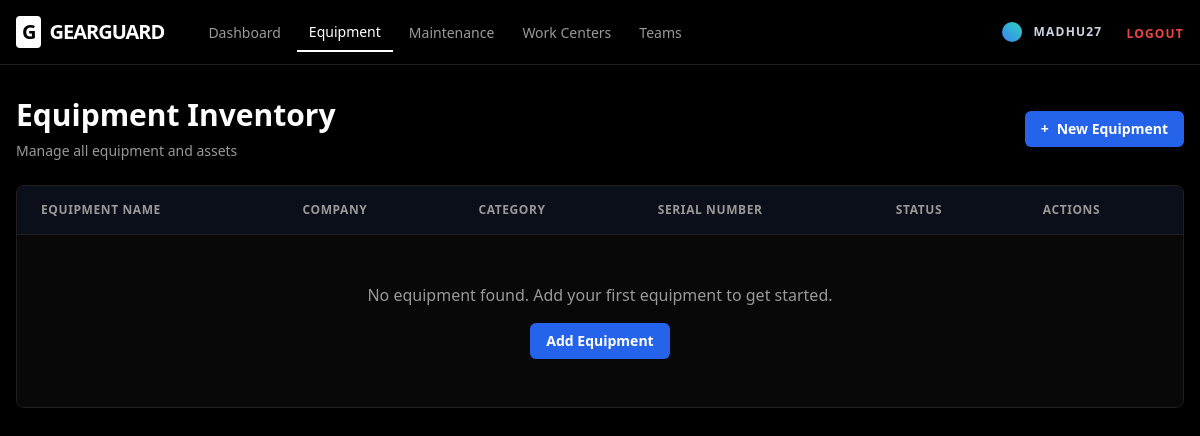
The app's page /equipment/ (signed in), older data.
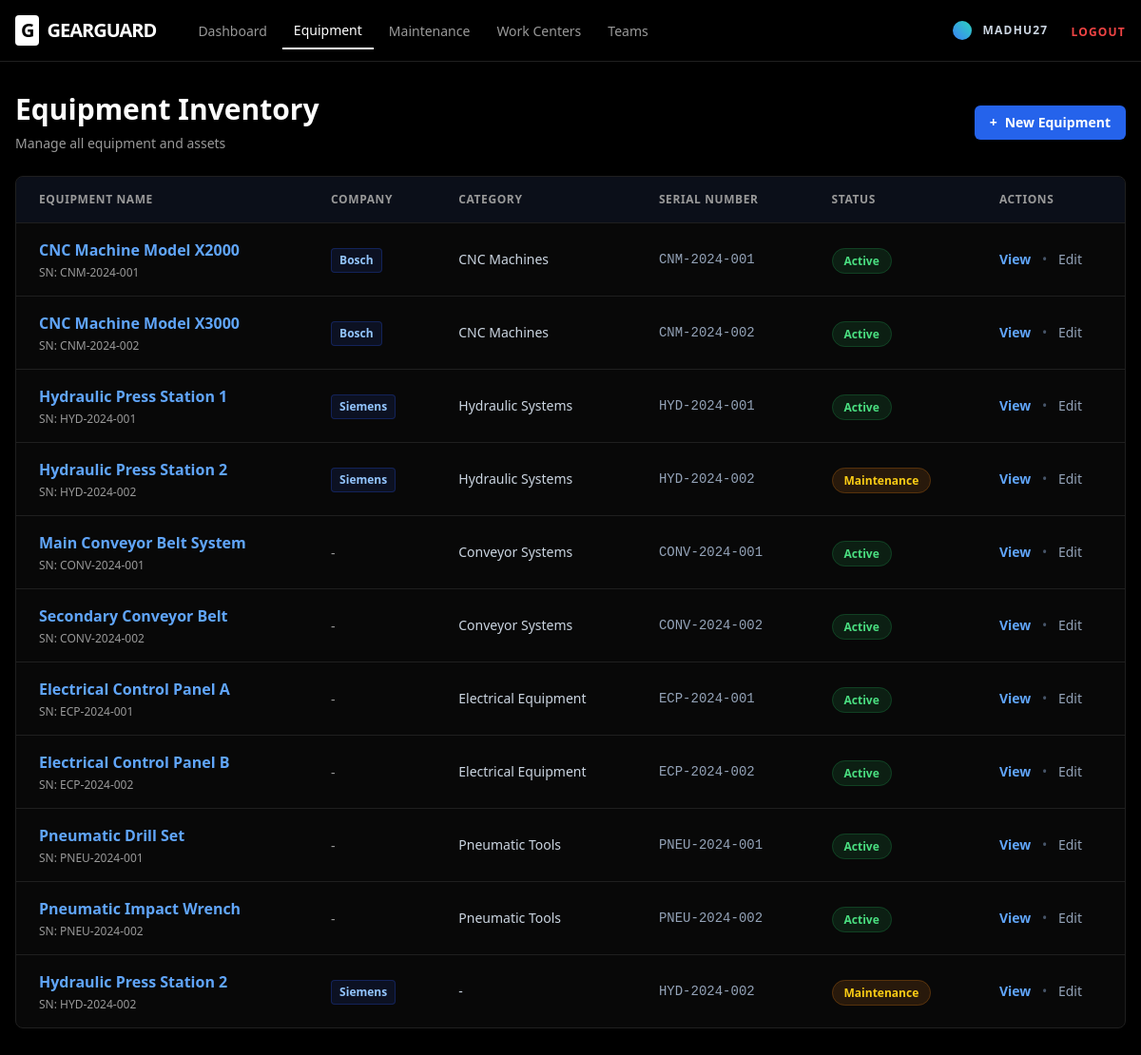
The same page, newer data.
### equipment/models.py (models this page shows, shortened)
class Equipment(models.Model):
    name = models.CharField(max_length=200)
    category = models.ForeignKey(EquipmentCategory, on_delete=models.SET_NULL, null=True, blank=True)
    serial_number = models.CharField(max_length=200, blank=True)
    description = models.TextField(blank=True)
    company = models.CharField(max_length=200, blank=True, null=True)
    employee = models.ForeignKey(User, related_name='used_equipment', on_delete=models.SET_NULL, null=True, blank=True)
    maintenance_team = models.ForeignKey('teams.Team', on_delete=models.SET_NULL, null=True, blank=True)
    work_center = models.ForeignKey('teams.WorkCenter', on_delete=models.SET_NULL, null=True, blank=True)
    assigned_date = models.DateField(null=True, blank=True)
    scrap_date = models.DateField(null=True, blank=True)
    created_at = models.DateTimeField(auto_now_add=True)
    STATUS_CHOICES = [
        ('active', 'Active'),
        ('under_maintenance', 'Under Maintenance'),
        ('scrapped', 'Scrapped'),
    ]
    status = models.CharField(max_length=20, choices=STATUS_CHOICES, default='active')

class EquipmentCategory(models.Model):
    name = models.CharField(max_length=100)
    responsible = models.ForeignKey(User, on_delete=models.SET_NULL, null=True)
    class Meta:
        verbose_name_plural = "Equipment Categories"

### equipment/views.py (the view)
# urls.py: path('', views.equipment_list, name='equipment_list'),
@login_required
def equipment_list(request):
	items = Equipment.objects.all()
	return render(request, 'equipment/list.html', {'equipment_list': items})

### templates/equipment/list.html (shortened to what the changed rows need)
{% extends "base.html" %}
{% block content %}
<div class="mb-8">
  <div class="flex justify-between items-center mb-6">
    <div>
      <h1 class="text-3xl font-bold text-white mb-2">Equipment Inventory</h1>
    </div>
  </div>
  <div class="bg-card border border-border rounded-lg overflow-hidden">
    <table class="w-full text-left">
      <thead class="bg-slate-900/50 border-b border-border sticky top-0">
        <tr>
          <th class="px-6 py-4 text-xs font-bold uppercase text-muted-foreground tracking-wider">Equipment Name</th>
          <th class="px-6 py-4 text-xs font-bold uppercase text-muted-foreground tracking-wider">Company</th>
          <th class="px-6 py-4 text-xs font-bold uppercase text-muted-foreground tracking-wider">Category</th>
          <th class="px-6 py-4 text-xs font-bold uppercase text-muted-foreground tracking-wider">Serial Number</th>
          <th class="px-6 py-4 text-xs font-bold uppercase text-muted-foreground tracking-wider">Status</th>
          <th class="px-6 py-4 text-xs font-bold uppercase text-muted-foreground tracking-wider">Actions</th>
        </tr>
      </thead>
      <tbody class="divide-y divide-border">
        {% for eq in equipment_list %}
        <tr class="hover:bg-slate-900/30 transition-colors group">
          <td class="px-6 py-4">
            <a href="{% url 'equipment:equipment_detail' eq.pk %}"
              class="font-semibold text-blue-400 hover:text-blue-300 transition-colors">
              {{ eq.name }}
            </a>
            {% if eq.serial_number %}
            <div class="text-xs text-muted-foreground mt-1">SN: {{ eq.serial_number }}</div>
            {% endif %}
          </td>
          <td class="px-6 py-4">
            {% if eq.company %}
            <span
              class="inline-block px-2 py-1 bg-blue-900/20 text-blue-300 text-xs font-semibold rounded border border-blue-800/40">
              {{ eq.company }}
            </span>
            {% else %}
            <span class="text-muted-foreground text-sm">-</span>
            {% endif %}
          </td>
          <td class="px-6 py-4 text-sm text-slate-300">
            {{ eq.category.name|default:"-" }}
          </td>
          <td class="px-6 py-4 text-sm font-mono text-slate-400">
            {{ eq.serial_number|default:"-" }}
          </td>
          <td class="px-6 py-4">
            {% if eq.status == 'active' %}
            <span
              class="px-3 py-1 rounded-full text-xs font-bold bg-green-900/30 text-green-400 border border-green-800/50">
              Active
            </span>
            {% elif eq.status == 'under_maintenance' %}
            <span
              class="px-3 py-1 rounded-full text-xs font-bold bg-yellow-900/30 text-yellow-400 border border-yellow-800/50">
              Maintenance
            </span>
            {% else %}
            <span class="px-3 py-1 rounded-full text-xs font-bold bg-red-900/30 text-red-400 border border-red-800/50">
              Scrapped
            </span>
            {% endif %}
          </td>
          <td class="px-6 py-4 text-sm">
            <a href="{% url 'equipment:equipment_detail' eq.pk %}"
              class="text-blue-400 hover:text-blue-300 font-semibold transition-colors">View</a>
            <span class="text-slate-600 mx-2">•</span>
            <a href="{% url 'equipment:equipment_edit' eq.pk %}"
              class="text-slate-400 hover:text-slate-300 transition-colors">Edit</a>
          </td>
        </tr>
        {% empty %}
        <tr>
          <td colspan="6" class="px-6 py-12 text-center">
            <p class="text-muted-foreground mb-4">No equipment found. Add your first equipment to get started.</p>
            <a href="{% url 'equipment:equipment_create' %}"
              class="inline-block bg-blue-600 hover:bg-blue-700 text-white px-4 py-2 rounded-md text-sm font-semibold transition-colors">
              Add Equipment
            </a>
          </td>
        </tr>
        {% endfor %}
      </tbody>
    </table>
  </div>
</div>
{% endblock %}

Row changes from the older to the newer data that the page shows:
added Equipment: name "CNC Machine Model X2000", serial_number "CNM-2024-001", company "Bosch", category.name "CNC Machines", status "Active"
added Equipment: name "CNC Machine Model X3000", serial_number "CNM-2024-002", company "Bosch", category.name "CNC Machines", status "Active"
added Equipment: name "Hydraulic Press Station 1", serial_number "HYD-2024-001", company "Siemens", category.name "Hydraulic Systems", status "Active"
added Equipment: name "Hydraulic Press Station 2", serial_number "HYD-2024-002", company "Siemens", category.name "Hydraulic Systems", shows "Maintenance"
added Equipment: name "Main Conveyor Belt System", serial_number "CONV-2024-001", category.name "Conveyor Systems", status "Active"
added Equipment: name "Secondary Conveyor Belt", serial_number "CONV-2024-002", category.name "Conveyor Systems", status "Active"
added Equipment: name "Electrical Control Panel A", serial_number "ECP-2024-001", category.name "Electrical Equipment", status "Active"
added Equipment: name "Electrical Control Panel B", serial_number "ECP-2024-002", category.name "Electrical Equipment", status "Active"
added Equipment: name "Pneumatic Drill Set", serial_number "PNEU-2024-001", category.name "Pneumatic Tools", status "Active"
added Equipment: name "Pneumatic Impact Wrench", serial_number "PNEU-2024-002", category.name "Pneumatic Tools", status "Active"
added Equipment: name "Hydraulic Press Station 2", serial_number "HYD-2024-002", company "Siemens", category.name "-", shows "Maintenance"
Text that changed along with them:
text no longer shown: "No equipment found. Add your first equipment to get started. Add Equipment"
